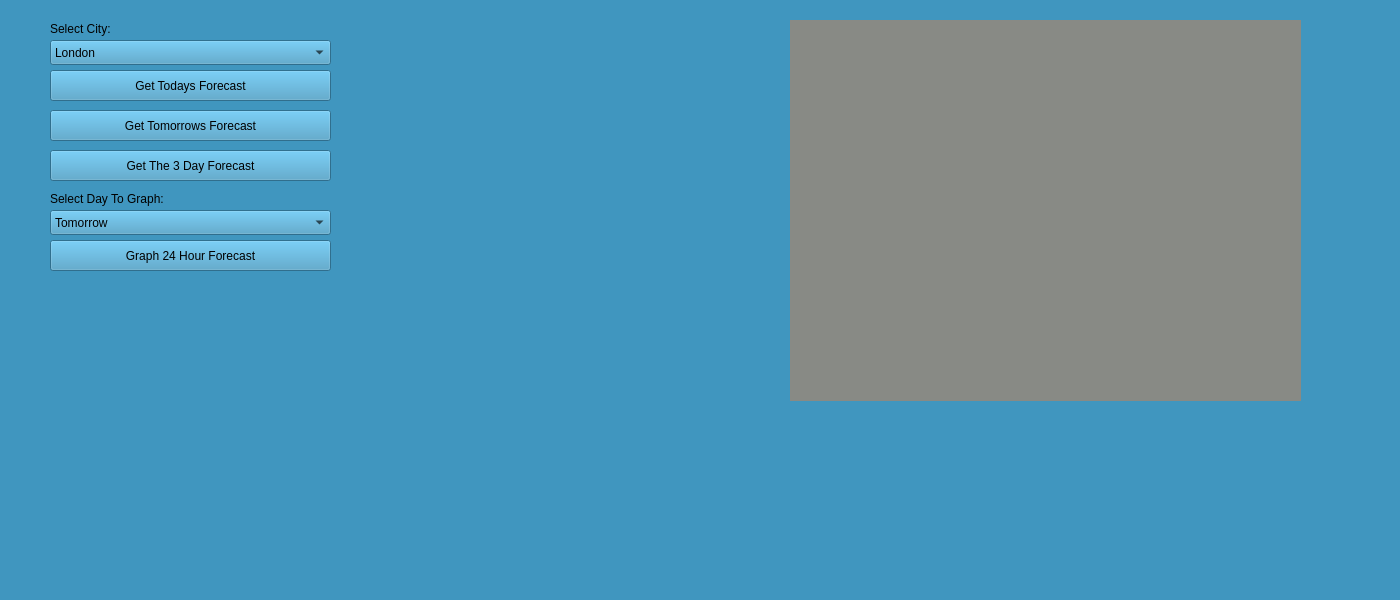
<?xml version="1.0" encoding="UTF-8"?>
<ui version="4.0">
 <class>MainWindow</class>
 <widget class="QMainWindow" name="MainWindow">
  <property name="geometry">
   <rect>
    <x>0</x>
    <y>0</y>
    <width>1400</width>
    <height>600</height>
   </rect>
  </property>
  <property name="sizePolicy">
   <sizepolicy hsizetype="Fixed" vsizetype="Fixed">
    <horstretch>0</horstretch>
    <verstretch>0</verstretch>
   </sizepolicy>
  </property>
  <property name="windowTitle">
   <string>Weather Aggrigator</string>
  </property>
  <property name="styleSheet">
   <string notr="true">background-color:rgba(64, 150, 191, 236)</string>
  </property>
  <widget class="QWidget" name="centralWidget">
   <property name="maximumSize">
    <size>
     <width>16777215</width>
     <height>16777215</height>
    </size>
   </property>
   <property name="baseSize">
    <size>
     <width>0</width>
     <height>-27008</height>
    </size>
   </property>
   <widget class="QPushButton" name="GetTomorrowsForecast">
    <property name="geometry">
     <rect>
      <x>50</x>
      <y>110</y>
      <width>281</width>
      <height>31</height>
     </rect>
    </property>
    <property name="text">
     <string>Get Tomorrows Forecast</string>
    </property>
   </widget>
   <widget class="QPushButton" name="GetThreeDayForecast">
    <property name="geometry">
     <rect>
      <x>50</x>
      <y>150</y>
      <width>281</width>
      <height>31</height>
     </rect>
    </property>
    <property name="text">
     <string>Get The 3 Day Forecast</string>
    </property>
   </widget>
   <widget class="QPushButton" name="Graph24hourforecast">
    <property name="geometry">
     <rect>
      <x>50</x>
      <y>240</y>
      <width>281</width>
      <height>31</height>
     </rect>
    </property>
    <property name="text">
     <string>Graph 24 Hour Forecast</string>
    </property>
   </widget>
   <widget class="QCustomPlot" name="plot" native="true">
    <property name="enabled">
     <bool>true</bool>
    </property>
    <property name="geometry">
     <rect>
      <x>790</x>
      <y>20</y>
      <width>511</width>
      <height>381</height>
     </rect>
    </property>
    <property name="focusPolicy">
     <enum>Qt::NoFocus</enum>
    </property>
    <property name="acceptDrops">
     <bool>false</bool>
    </property>
    <property name="autoFillBackground">
     <bool>false</bool>
    </property>
    <property name="styleSheet">
     <string notr="true">background-color:rgb(136, 138, 133)</string>
    </property>
   </widget>
   <widget class="QComboBox" name="comboBox">
    <property name="geometry">
     <rect>
      <x>50</x>
      <y>40</y>
      <width>281</width>
      <height>25</height>
     </rect>
    </property>
    <item>
     <property name="text">
      <string>London</string>
     </property>
    </item>
    <item>
     <property name="text">
      <string>Ottawa</string>
     </property>
    </item>
    <item>
     <property name="text">
      <string>Toronto</string>
     </property>
    </item>
    <item>
     <property name="text">
      <string>Quebec</string>
     </property>
    </item>
    <item>
     <property name="text">
      <string>Halifax</string>
     </property>
    </item>
    <item>
     <property name="text">
      <string>Charlottetown</string>
     </property>
    </item>
    <item>
     <property name="text">
      <string>Winnipeg</string>
     </property>
    </item>
    <item>
     <property name="text">
      <string>Regina</string>
     </property>
    </item>
    <item>
     <property name="text">
      <string>Edmonton</string>
     </property>
    </item>
    <item>
     <property name="text">
      <string>Victoria</string>
     </property>
    </item>
    <item>
     <property name="text">
      <string>Yellowknife</string>
     </property>
    </item>
    <item>
     <property name="text">
      <string>Whitehorse</string>
     </property>
    </item>
   </widget>
   <widget class="QLabel" name="Forcast">
    <property name="geometry">
     <rect>
      <x>350</x>
      <y>20</y>
      <width>431</width>
      <height>411</height>
     </rect>
    </property>
    <property name="sizePolicy">
     <sizepolicy hsizetype="Fixed" vsizetype="Fixed">
      <horstretch>0</horstretch>
      <verstretch>0</verstretch>
     </sizepolicy>
    </property>
    <property name="text">
     <string/>
    </property>
    <property name="alignment">
     <set>Qt::AlignLeading|Qt::AlignLeft|Qt::AlignTop</set>
    </property>
   </widget>
   <widget class="QPushButton" name="GetTodaysForecast">
    <property name="geometry">
     <rect>
      <x>50</x>
      <y>70</y>
      <width>281</width>
      <height>31</height>
     </rect>
    </property>
    <property name="styleSheet">
     <string notr="true"/>
    </property>
    <property name="text">
     <string>Get Todays Forecast</string>
    </property>
   </widget>
   <widget class="QLabel" name="label">
    <property name="geometry">
     <rect>
      <x>50</x>
      <y>20</y>
      <width>131</width>
      <height>17</height>
     </rect>
    </property>
    <property name="text">
     <string>Select City:</string>
    </property>
   </widget>
   <widget class="QLabel" name="label_2">
    <property name="geometry">
     <rect>
      <x>50</x>
      <y>190</y>
      <width>151</width>
      <height>17</height>
     </rect>
    </property>
    <property name="text">
     <string>Select Day To Graph:</string>
    </property>
   </widget>
   <widget class="QComboBox" name="comboBox_2">
    <property name="geometry">
     <rect>
      <x>50</x>
      <y>210</y>
      <width>281</width>
      <height>25</height>
     </rect>
    </property>
    <item>
     <property name="text">
      <string>Tomorrow</string>
     </property>
    </item>
    <item>
     <property name="text">
      <string>Two Days From Now</string>
     </property>
    </item>
    <item>
     <property name="text">
      <string>Three Days From Now</string>
     </property>
    </item>
   </widget>
  </widget>
  <widget class="QStatusBar" name="statusBar"/>
 </widget>
 <layoutdefault spacing="6" margin="11"/>
 <customwidgets>
  <customwidget>
   <class>QCustomPlot</class>
   <extends>QWidget</extends>
   <header>qcustomplot.h</header>
   <container>1</container>
  </customwidget>
 </customwidgets>
 <resources/>
 <connections/>
</ui>
